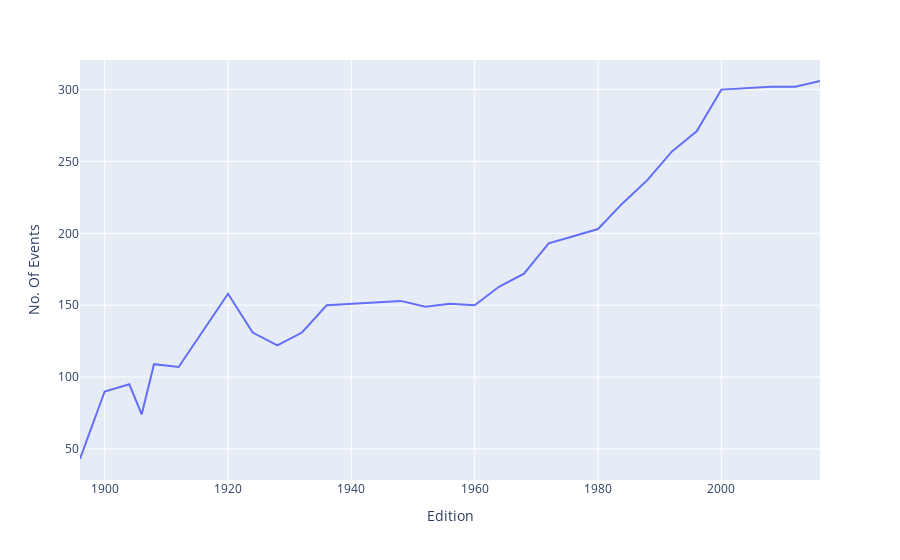

Notebook cell for this chart:
### Code cell
fig.show()

### Figure 1 — Plotly figure (JSON) as saved in the notebook; plotly's stock layout.template omitted (floating-point values rounded to 4 significant figures)
{"data": [{"hovertemplate": "Edition=%{x}<br>No. Of Events=%{y}<extra></extra>", "legendgroup": "", "line": {"color": "#636efa", "dash": "solid"}, "marker": {"symbol": "circle"}, "mode": "lines", "name": "", "orientation": "v", "showlegend": false, "type": "scatter", "x": [1896, 1900, 1904, 1906, 1908, 1912, 1920, 1924, 1928, 1932, 1936, 1948, 1952, 1956, 1960, 1964, 1968, 1972, 1976, 1980, 1984, 1988, 1992, 1996, 2000, 2004, 2008, 2012, 2016], "xaxis": "x", "y": [43, 90, 95, 74, 109, 107, 158, 131, 122, 131, 150, 153, 149, 151, 150, 163, 172, 193, 198, 203, 221, 237, 257, 271, 300, 301, 302, 302, 306], "yaxis": "y"}], "layout": {"autosize": true, "legend": {"tracegroupgap": 0}, "margin": {"t": 60}, "xaxis": {"anchor": "y", "autorange": true, "domain": [0, 1], "range": [1896, 2016], "title": {"text": "Edition"}, "type": "linear"}, "yaxis": {"anchor": "x", "autorange": true, "domain": [0, 1], "range": [28.39, 320.6], "title": {"text": "No. Of Events"}, "type": "linear"}}}
